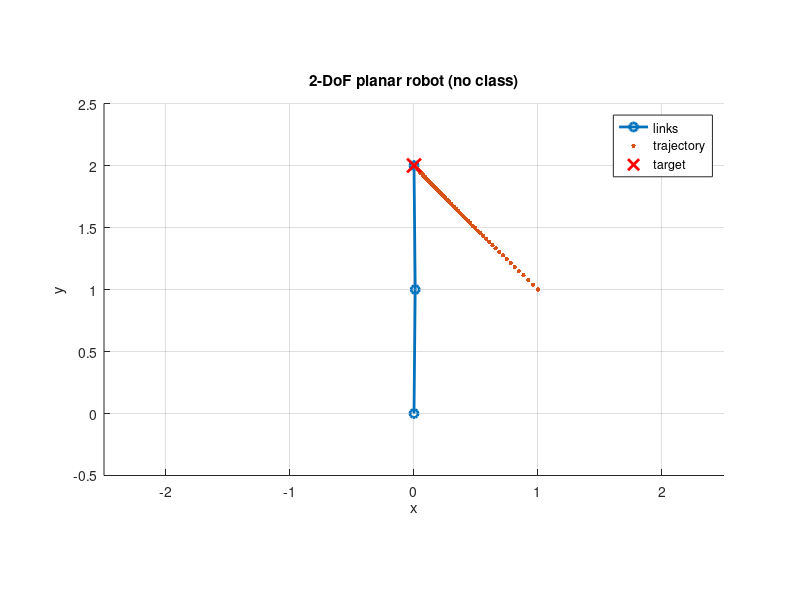

This chart was generated by the following MATLAB code:
clear; close all; clc;
%% 
%% Robot "model" (just store lengths)
l1 = 1; 
l2 = 1;

%% Target and initial state
q = [0; pi/2];           
p_target = [0; 2];       

%% Controller settings
clear; close all; clc;

% --- Robot parameters ---
l1 = 1; 
l2 = 1;
q = [0; pi/2];
p_target = [0; 2];

% --- Inline kinematics ---
fk = @(q,l1,l2) [l1*cos(q(1)) + l2*cos(q(1)+q(2));
                 l1*sin(q(1)) + l2*sin(q(1)+q(2))];

jacobian = @(q,l1,l2) [-l1*sin(q(1)) - l2*sin(q(1)+q(2)), -l2*sin(q(1)+q(2));
                        l1*cos(q(1)) + l2*cos(q(1)+q(2)),  l2*cos(q(1)+q(2))];

% --- Controller settings ---
dt   = 0.02; 
gain = 2.0; 
tol  = 1e-4; 
max_steps = 2000;
trajP = [];

figure; hold on; axis equal; grid on;

for k = 1:max_steps
    p = fk(q,l1,l2);
    e = p_target - p;
    trajP(:,end+1) = p; 
    if norm(e) < tol, break; end

    J = jacobian(q,l1,l2);
    qdot = pinv(J) * (gain * e);
    q = q + dt * qdot;

    if mod(k,10)==0 || k==1
        clf; hold on; axis equal; grid on;

        % --- inline plotting (replaces plot_links) ---
        th1 = q(1); th2 = q(2);
        p0 = [0;0];
        p1 = [l1*cos(th1);                 l1*sin(th1)];
        p2 = [l1*cos(th1)+l2*cos(th1+th2); l1*sin(th1)+l2*sin(th1+th2)];
        plot([p0(1) p1(1) p2(1)], [p0(2) p1(2) p2(2)], '-o', 'LineWidth', 2);

        R = l1 + l2 + 0.5;
        xlim([-R R]); ylim([-0.5 R]);
        plot(trajP(1,:), trajP(2,:), '.', 'MarkerSize', 10);
        plot(p_target(1), p_target(2), 'rx', 'LineWidth', 2, 'MarkerSize', 10);
        xlabel x; ylabel y; title('2-DoF planar robot (no class)');
        legend('links','trajectory','target','Location','best');
        drawnow;
    end
end

disp('Final joint angles [rad]:'); disp(q(:).');
disp('Final end-effector position:'); disp(fk(q,l1,l2).');

